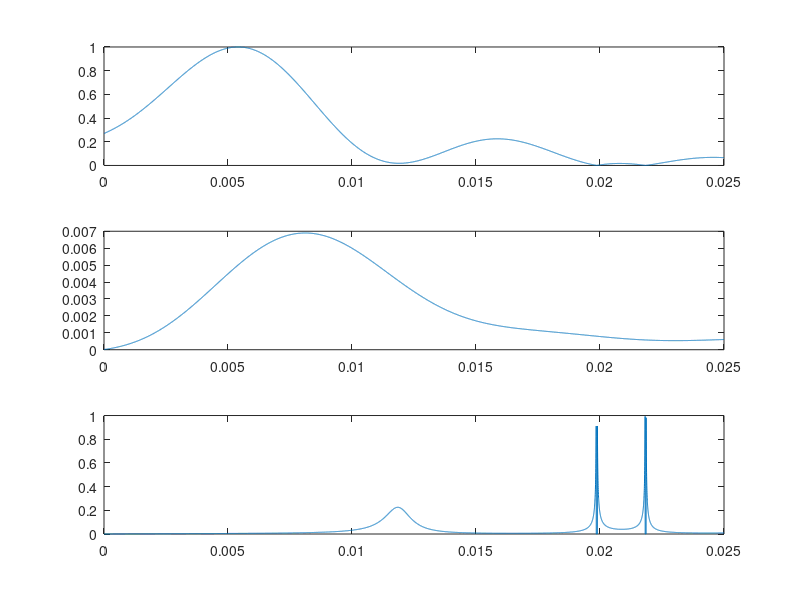

MATLAB code for this plot:
clc;clear all;
f=fopen('Flux.txt');
l=fgetl(f);
i=1;
while ischar(l)
    %%disp(l);
    text{i}=l;
    data{i}=sscanf(text{i},'%f , %f , %f');
    A1(i)=data{i}(1);
    A2(i)=data{i}(2);
    A3(i)=data{i}(3);
    l=fgetl(f);
    i=i+1;
end

hold on;

subplot(3,1,1)
A=abs(A2)/max(abs(A2));%Flux_in
B=abs(A3)/max(abs(A2));%Flux_out
plot(A1,A);
subplot(3,1,2)
plot(A1,B);
subplot(3,1,3)
C=B./A;
for i=1:length(C)
    if (C(i)>1)
        C(i)=0;
    end
end
plot(A1,C);
